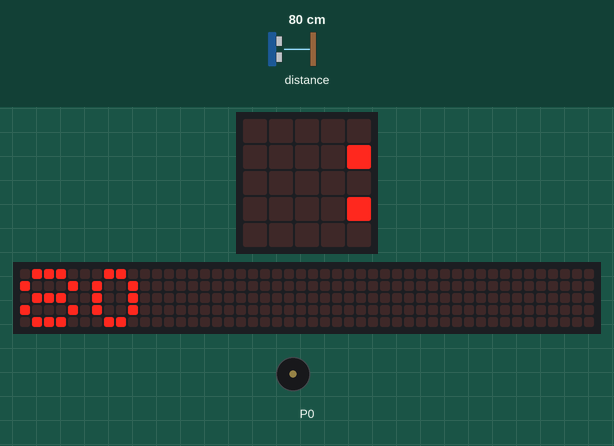
A program run on a simulated BBC micro:bit (MakeCode). On the bench: the board's 5×5 LED display, a strip that is not on the board, showing the scrolling text unrolled, buzzer (waves = sounding). The inputs (shaded band) are chosen by the test bench; at power-on: distance to the obstacle 80 cm. The 48×5 strip is a reading aid, not a part: it shows the text the display is scrolling, unrolled, one strip-width of it at a time; what the program prints to the serial console is not drawn.

Above: at 0.2 s.
At 1.3 s:
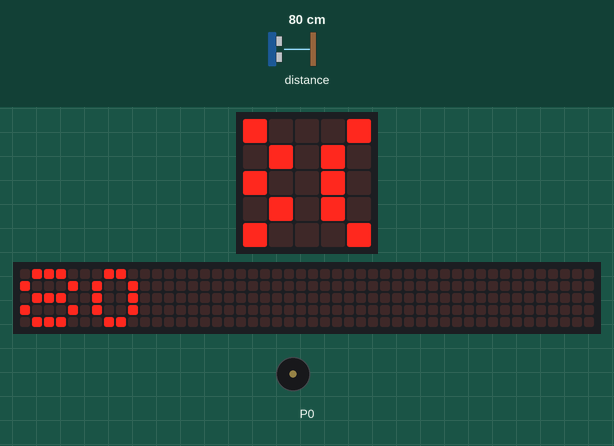
At 2.3 s:
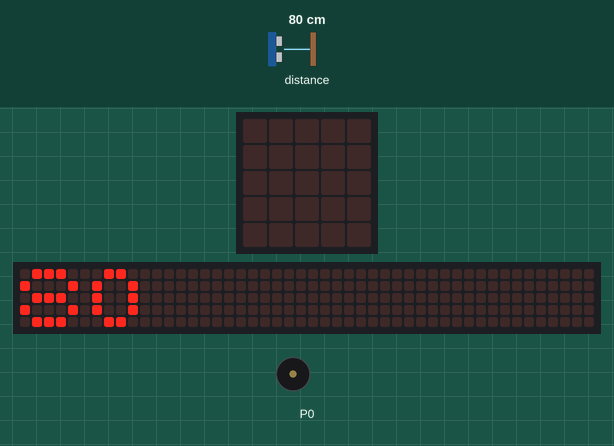
At 3.2 s:
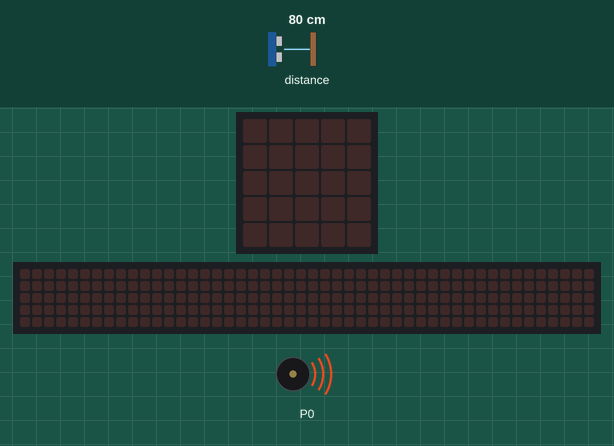
Timing chart, 0 to 40.0 s (numbered marks = the images above):
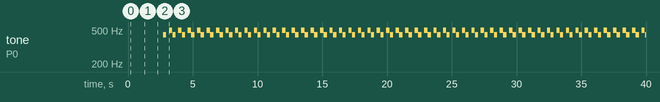

The program:

main.ts
```typescript
serial.writeLine("" + (sonar.ping(
DigitalPin.P1,
DigitalPin.P2,
PingUnit.Centimeters
)))
basic.showNumber(sonar.ping(
DigitalPin.P1,
DigitalPin.P2,
PingUnit.Centimeters
))
basic.forever(function () {
    music.playTone(440, music.beat(BeatFraction.Half))
    basic.pause(200)
    music.playTone(494, music.beat(BeatFraction.Half))
})
basic.forever(function () {
    music.setVolume(255)
})
```

test.ts
```typescript
// 在這裡測試；當此封包作為擴充功能時，將不會編譯此內容。
```

Measured:
- by itself, tone on P0: repeats every 0.73 s: silent 0.21 s, 494 Hz 0.25 s, silent 0.03 s, 440 Hz 0.25 s
- what the display in image 2 shows lasts 0.4 s, from 2.3 s to 2.7 s
